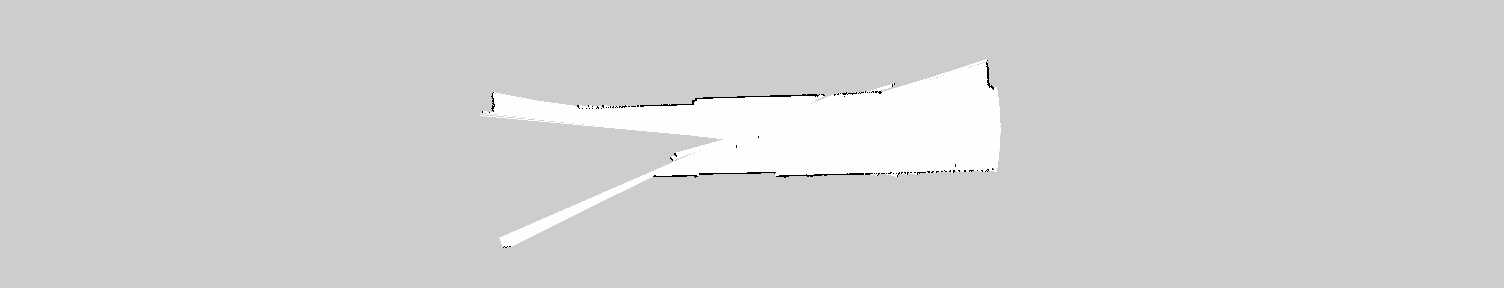
#> input picture map_with_can.pgm, 1504 x 288 px, given in place of the camera
$ python main.py
#> lines starting #> are read from the running program, lines starting #| are printed output that depends on the picture; after the words box and inside, x2 and y2 are one past the last pixel; in counts of white or black regions, pixels touching at a corner belong together
### main/LIDAR_fake_data.py
# -*- coding: utf-8 -*-
"""
Created on Wed Apr 30 13:46:31 2025

@author: Project Curia
"""

import numpy as np
import matplotlib.pyplot as plt


def fake_data():
    # Radius des Kreises in mm
    radius = 500

    # Bierdose Parameter
    distCan = 200  # Abstand der Bierdose vom Ursprung in mm
    d = 67  # Durchmesser der Bierdose in mm
    beer_can_radius = d / 2  # Radius der Bierdose in mm

    # Berechne den Winkelbereich, den die Bierdose blockiert (Bierdose als Circle)
    # Blockierter Winkel in Radianten
    alpha = 2 * np.arcsin(beer_can_radius / distCan)

    # Erstelle den Winkelbereich für den gesamten Kreis (0 bis 360 Grad)
    angles_deg = np.arange(0, 360)
    angles_rad = np.deg2rad(angles_deg)  # Umrechnung der Winkel in Radianten

    # Berechnung der x- und y-Koordinaten des Kreises
    x = radius * np.cos(angles_rad)
    y = radius * np.sin(angles_rad)

    # LIDAR-Daten modifizieren, um den Blockierungsbereich der Bierdose zu berücksichtigen
    for i in range(len(angles_rad)):
        # Prüfe, ob der Winkel im Bereich der Blockierung liegt
        if angles_rad[i] >= (np.pi - alpha / 2) and angles_rad[i] <= (np.pi + alpha / 2):
            # Setze den Punkt auf die Bierdose
            x[i] = distCan * np.cos(angles_rad[i])
            # Setze den Punkt auf die Bierdose
            y[i] = distCan * np.sin(angles_rad[i])

    lidarData = np.array([np.sqrt(x**2+y**2), angles_rad])

    # Plot
    plt.figure(figsize=(8, 8))
    plt.plot(x, y, label="LIDAR Punkte")
    plt.scatter(0, 0, color='red', label="LIDAR Sensor (0,0)")
    plt.axis("equal")
    plt.xlabel("X [mm]")
    plt.ylabel("Y [mm]")
    plt.grid(True)
    plt.legend()
    plt.title("Simulierte LIDAR-Daten mit Bierdose im Sichtfeld")
    plt.show()
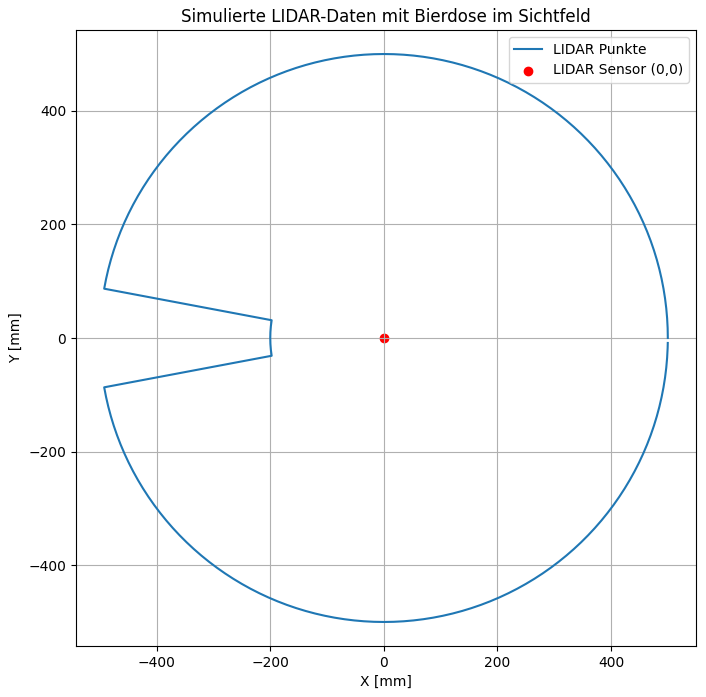
#> figure drawn by matplotlib, 1 panel

    return lidarData

### main/searchCan.py
# -*- coding: utf-8 -*-
"""
Created on Wed Apr 30 13:46:31 2025

@author: Project Curia
"""

import numpy as np


def searchCan(lidarData, can_diameter=67, tolerance=20):
    """
    Search for potential cans in LIDAR data by detecting sharp distance changes
    and evaluating the arc length between edges.

    Parameters:
    - lidarData: 2D numpy array with shape (2, N) where [0, :] = distances,
        [1, :] = angles

    Returns:
    - posCan: list of detected can pose as (distance, angle) tuples or False
    """
#> called with lidarData = array of shape (2, 360), can_diameter = 67, tolerance = 20
    posCan = []
    edges = []
    angle = []
    distances = lidarData[0, :]
    """
    Winkel des LIDARs muessen in rad sein!!!
    Die Auswertung aus dem Array der LIDAR Daten muessen mit den echten Daten
    von dem LIDAR Sensor abgeglichen werden!
    """
    angles = lidarData[1, :]

    # Detect sharp changes in distance (potential edges)
    for i in range(len(distances) - 1):
        diff = abs(distances[i+1] - distances[i])

        if diff > 20:
            edges.append(i)

    # Look for edge pairs (start-end of a potential object)
    for i in range(0, len(edges) - 1, 2):
        start_idx = edges[i]
        end_idx = edges[i + 1]

        start_angle = angles[start_idx]
        end_angle = angles[end_idx]
        delta_angle_rad = end_angle - start_angle
        avg_radius = (distances[start_idx] + distances[end_idx]) / 2
        arc_length = avg_radius * delta_angle_rad
        expected_arc = np.pi * (can_diameter / 2.0)

        deltaAngle = end_angle - start_angle

        if abs(arc_length - expected_arc) < tolerance:
            center_idx = int((start_idx + end_idx) / 2)
            center_angle = np.angle(np.exp(1j * start_angle) +
                                    np.exp(1j * end_angle))
            center_distance = distances[center_idx]
            posCan.append((center_distance, center_angle))

    return posCan if posCan else False

### main/correctRot.py
# -*- coding: utf-8 -*-
"""
Created on Wed Apr 30 13:46:31 2025

@author: Project Curia
"""

import numpy as np
import matplotlib.pyplot as plt
import time

import inversKinematics as iK
import updatePWM as PWM
import driveToCan as dtC


def correctRot(posCan):
    """
    Meassure the rotation around the z axis from the current pose of the robot
    to the pose of the can and correct the rotation of it.
    """

    # Parameter for the controller:
    Kp = 0.7

    # Target angle based on the position of the robot:
    target_angle = 0.0

    # Angle from the can to the robot:
    offsetAngle = posCan[0][1]

    # Calculate the error of the angle:
    error = target_angle - offsetAngle

    # Use an error threshold of 1 deg:
    error_threshold = np.deg2rad(1)

    # Setup the variables for the plot:
    time_values = []
    angular_velocity_values = []
    angle_values = []

    # Get the current time:
    start_time = time.time()
    last_time = start_time

    # Control the error as long as it's greater then the error threshold:
    while abs(error) > error_threshold:
        # Get the current time while running:
        now = time.time()

        # Calculate the time that has passed:
        dt = now - last_time
        last_time = now
        time_elapsed = now

        # Calculate the current angle error:
        error = target_angle - offsetAngle

        # Approximate the angular velocity based on the error:
        angular_velocity = Kp * error

        # Calculate the target angular velocity:
        max_angular_velocity = 2.0
        angular_velocity = np.clip(
            angular_velocity, -max_angular_velocity, max_angular_velocity)

        # Calculate the new angle error
        offsetAngle += angular_velocity * dt

        # Safe the data for the plot:
        time_values.append(time_elapsed)
        angular_velocity_values.append(angular_velocity)
        angle_values.append(offsetAngle)

        # Calculate the targets for the wheel speeds:
        wheel_speeds = iK.mecanum_inv_kinematics(0, 0, angular_velocity)

        # Update the PWM for the engines:
        PWM.updatePWM(wheel_speeds)

        # Wait a short time befor the run through the loop:
        time.sleep(0.1)

    # Plot:
    plt.figure(figsize=(12, 5))
    plt.subplot(1, 2, 1)
    plt.plot(time_values, angular_velocity_values,
             label='Angular velocity ω(t)')
    plt.xlabel('Time [s]')
    plt.ylabel('Angular velocity  [rad/s]')
    plt.title('P-Regler: Angular velocity over the time')
    plt.grid(True)
    plt.legend()

    plt.subplot(1, 2, 2)
    plt.plot(time_values, angle_values, label='Angle θ(t)', color='orange')
    plt.xlabel('TIme [s]')
    plt.ylabel('Angle [rad]')
    plt.title('P-Regler: Angle over the time')
    plt.grid(True)
    plt.legend()

    plt.tight_layout()
    plt.show()
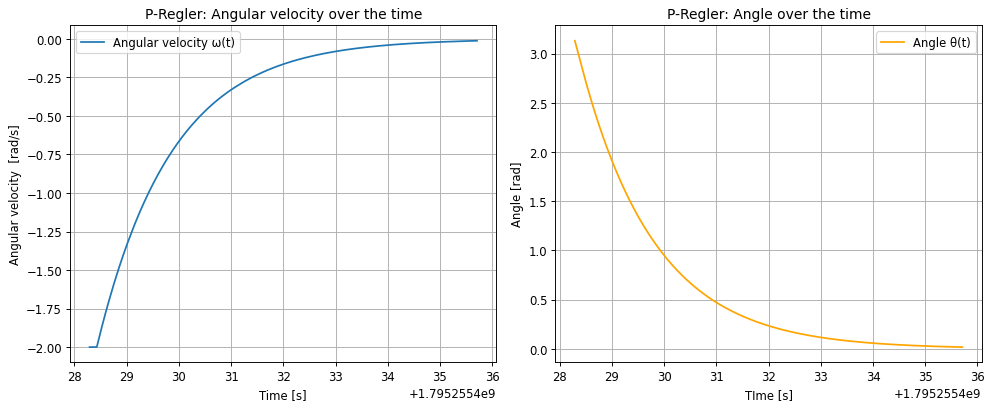
#> figure drawn by matplotlib, 2 panels; panel 1: curve peaks at x = 1.8e+09, y = -0.0122; panel 2: curve peaks at x = 1.8e+09, y = 3.13

    # Set the target for dx to 0 and dy to drive towards the can:
    dx = 0
    dy = posCan[0][0]

    # Drive the robot to the can (linear movement on y axis):
    dtC.driveToCan(dx, dy)

### main/searchCanCam.py
# -*- coding: utf-8 -*-
"""
Created on Wed Apr 30 13:46:31 2025

@author: Project Curia
"""

import cv2
import numpy as np
import matplotlib.pyplot as plt


# Function to generate the gauss probability function:
def generate_gaussian_matrix(size_x, size_y, mu_x, mu_y, sigma):
    # Generate the matix for the normalized probability function:
    x = np.linspace(0, size_x - 1, size_x)
    y = np.linspace(0, size_y - 1, size_y)
    xx, yy = np.meshgrid(x, y)
    gaussian = np.exp(-((xx - mu_x)**2 + (yy - mu_y)**2) / (2 * sigma**2))
    gaussian /= np.max(gaussian)
    return gaussian


# Search for the best can:
def find_best_can(poseCan, camera_index, offsetCam, offsetLidar):
#> called with camera_index = 1, offsetCam = 100, offsetLidar = 100
    cap = cv2.VideoCapture(camera_index)

    if not cap.isOpened():
        print("Error, device couldn't be opened!")
        return

    # Expected ratio for the can is 2.51 with a tolerance of 10%:
    expected_aspect_ratio = 2.51
    tolerance = 0.2

    # Position fake LIDAR Data placed into the middle of the camera chip:
    # lidar_mu_x = int(u)
    lidar_mu_x = 640 // 2
    lidar_mu_y = 480 // 2
    picture_hight = 480
    picture_width = 640
    f_x = 4
    c_x = 640/2
    sigma = 70
    i = 0
    can = False

    deltaXGlobe = poseCan[0][0]*np.cos(poseCan[0][1])
    xGlobe = deltaXGlobe - offsetLidar

    X = xGlobe - offsetCam
    Z = poseCan[0][0]*np.sin(poseCan[0][1])

    u = X * f_x / Z + c_x
    print(f'Value of u: {u}')

    x_b = None

    # Generate the probabikity function with the LIDAR data:
    probability_map = generate_gaussian_matrix(picture_width, picture_hight,
                                               lidar_mu_x, lidar_mu_y, sigma)

    # Plot der Gaussian-Verteilung
    plt.figure(figsize=(8, 8))
    plt.imshow(probability_map, cmap='viridis', interpolation='nearest')
    plt.colorbar(label='Wahrscheinlichkeitsdichte')
    plt.title('Gaussian-Verteilung')
    plt.xlabel('X')
    plt.ylabel('Y')
    plt.show()
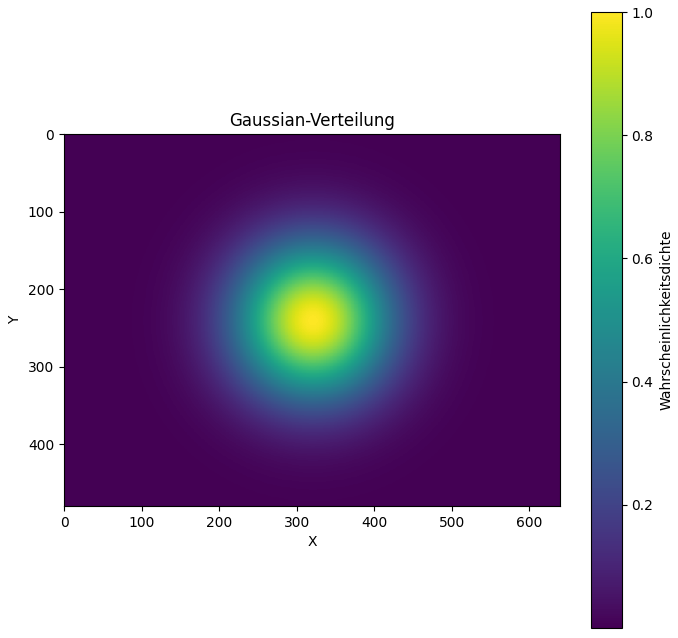
#> figure drawn by matplotlib, 2 panels

    while True:
        # Run while True, later this will run only once:
        ret, frame = cap.read()
#> frame is the input picture: shape (288, 1504, 3); min 0, max 254, mean 208.2
        if not ret:
            cap.release()
            cv2.destroyAllWindows()
            return False, False, False

        # Convert the picture into gray values:
        gray = cv2.cvtColor(frame, cv2.COLOR_BGR2GRAY)

        cv2.imshow("gray", gray)

        # Blur the picture a bit:
        blurred = cv2.GaussianBlur(gray, (5, 5), 0)

        cv2.imshow("blurred", blurred)

        """
        Define the upper and lower edge for the filtering. In this case we
        expect an nearly black can with significantly brighter letters
        and other stuff that would destroy the tracking of the contours of the
        can. Based upon those pixel that have a value within the bounds the
        mask set's the value to 255. All other values get set to 0.
        """
        lower_black = 0
        upper_black = 50
        mask_black = cv2.inRange(blurred, lower_black, upper_black)
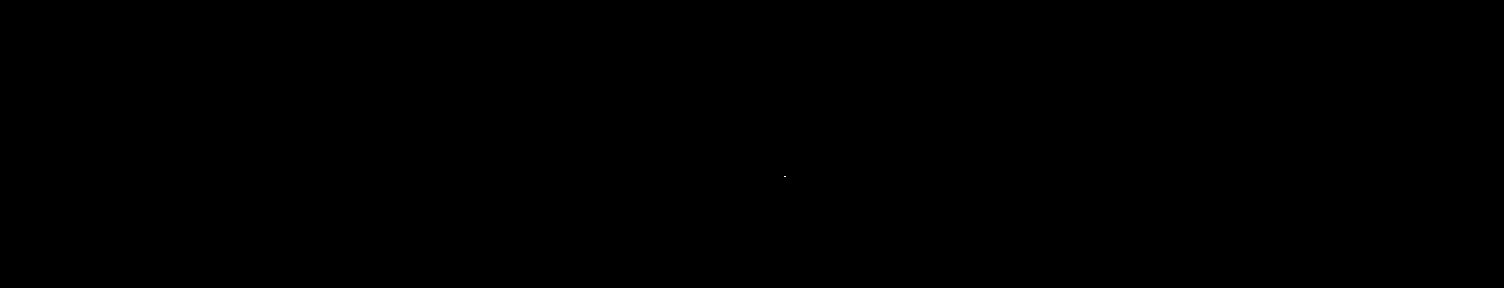
#> mask_black: shape (288, 1504); 0% white in thin lines or dots, all inside (x1, y1, x2, y2) = (784, 176, 786, 177)

        cv2.imshow("masked black", mask_black)

        # Use the mask to get the interesting parts of the picture:
        masked_blurred = cv2.bitwise_and(blurred, blurred, mask=mask_black)

        cv2.imshow("masked blurred", masked_blurred)

        # Normalize the filtered picture:
        stretched = cv2.normalize(
            masked_blurred, None, 0, 255, cv2.NORM_MINMAX)

        cv2.imshow("stretched", stretched)

        # Detect the contours and search for the closed edges:
        edged = cv2.Canny(stretched, 30, 100)
#> edged: shape (288, 1504); 0% white in thin lines or dots, all inside (x1, y1, x2, y2) = (783, 175, 786, 178)

        cv2.imshow("edged", edged)

        kernel = np.ones((5, 5), np.uint8)
        edged_closed = cv2.morphologyEx(edged, cv2.MORPH_CLOSE, kernel)

        cv2.imshow("edged_closed", edged_closed)

        contours, _ = cv2.findContours(edged_closed, cv2.RETR_EXTERNAL,
                                       cv2.CHAIN_APPROX_SIMPLE)
#> contours = 1 item

        # Set the start parameters:
        best_contour = None
        best_score = -1

        # Check all found contours:
        for contour in contours:
            # Calculat the area of the contours in pixel**2:
            area = cv2.contourArea(contour)

            # Ignore all contours that have a to small surface:
            if area > 500:
                # Get the coords of the edgepoints + lenght for the rectangle:
                x, y, w, h = cv2.boundingRect(contour)

                # Check if the leght of the sides isn't 0:
                if w == 0 or h == 0:
                    continue

                # Calculate the ratio:
                aspect_ratio = h / w
                ratio_diff = abs(aspect_ratio - expected_aspect_ratio)

                # Check if the ration diff is within the tolerance:
                if ratio_diff < tolerance:
                    # Define the coords of the center:
                    center_x = x + w // 2
                    center_y = y + h // 2

                    # Check the probability of the found center point:
                    if 0 <= center_x < picture_width and 0 <= center_y < picture_hight:
                        score = probability_map[int(center_y), int(center_x)]

                        # Control if this target is better then the current best option:
                        if score > best_score and score > 0.5:
                            best_contour = (x, y, w, h)
                            best_score = score
                            can = True

            output_frame = frame.copy()

            # If there is a good contour print it onto the console and into the picture:
            if best_contour:
                x_b, y_b, w_b, h_b = best_contour
                cv2.rectangle(output_frame, (x, y),
                              (x_b + w_b, y_b + h_b), (0, 255, 0), 2)
                cv2.putText(output_frame, f"Dose", (x_b, y_b - 10),
                            cv2.FONT_HERSHEY_SIMPLEX, 0.7, (0, 255, 0), 2)

                print(f"Center=({x_b+w_b//2}, {y_b+h_b//2}), width={w_b}, hight={h_b},\
                      ratio={h_b/w_b:.2f}, probability score={best_score:.3f}")
#> this loop made 1 pass
#> area on pass 1: 3
#> after the loop, best_score = -1; can = False

        if i < 100:
            i += 1
        elif i >= 100:
            print("Reached target 100")
            if x_b is not None:
                break
            else:
                cap.release()
                cv2.destroyAllWindows()
                cv2.waitKey(2)

                return False, False, False

        if cv2.waitKey(1) & 0xFF == ord('q'):
#> (key q is pressed here)
            break

        # Show the original and the result:
        cv2.imshow("Original", frame)
        cv2.imshow("Ergebnis", output_frame)

    # Close the openCV windows:
    cap.release()
    cv2.destroyAllWindows()

    print(f'state of can: {can}')
#| state of can: False

#> (the run stopped early here; a loop or call above may not have finished)

$ run again, on my_map_dose.pgm
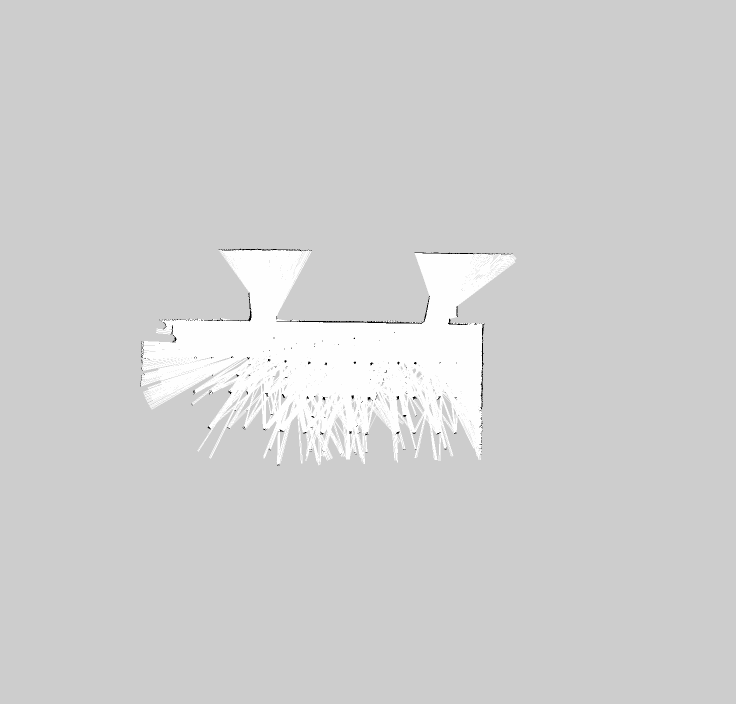
#> input picture my_map_dose.pgm, 1472 x 1408 px, given in place of the camera (shown at 1/2 size)
#> in correctRot, `plt.show()`:
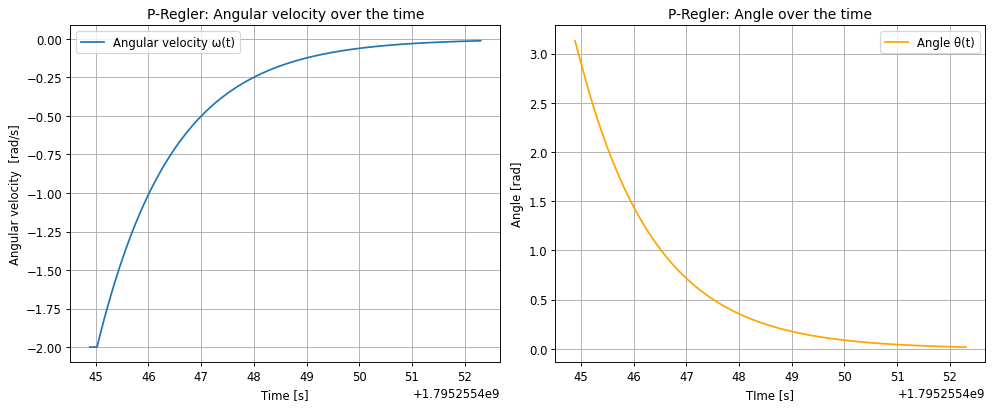
#> figure drawn by matplotlib, 2 panels; panel 1: curve peaks at x = 1.8e+09, y = -0.0122; panel 2: curve peaks at x = 1.8e+09, y = 3.13
#> in find_best_can, frame is the input picture: shape (1408, 1472, 3); min 0, max 254, mean 208.4
#> mask_black: shape (1408, 1472); 0.01% white in thin lines or dots, all inside (x1, y1, x2, y2) = (350, 624, 966, 866)
#> edged: shape (1408, 1472); 0.02% white in thin lines or dots, all inside (x1, y1, x2, y2) = (349, 623, 967, 867)
#> edged_closed: shape (1408, 1472); 0.03% white; 36 white regions (27 under 20 px)
#> contours = 36 contours, 29 with area under 20; largest, box (x1, y1, x2, y2) and area: (645, 642, 681, 645) 70, (497, 623, 503, 642) 44, (736, 643, 757, 646) 40, (688, 642, 708, 645) 37, (962, 766, 966, 780) 22, (897, 639, 902, 649) 22, (964, 655, 967, 666) 20
#> the loop in find_best_can, `for contour in contours:` made 36 passes
#> area on passes 13, 32, 34, 36: 22, 37, 21.5, 44
#> after the loop in find_best_can, `for contour in contours:`: best_score = -1; can = False
#| state of can: False
